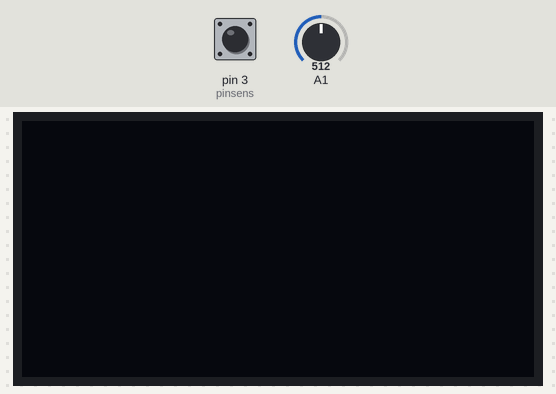
Bench run of a sketch on a simulated Arduino Uno, built with avr-gcc and run on an emulated ATmega328P. Shown: 128×64 one-colour display. The test bench sets the inputs (shaded band); at power-on: pin 3 (pinsens) HIGH, A1 = 512.

Above: at 1.2 s.
1.3 s: pin 3 (pinsens) pulsed LOW 5 times (0.12 s each, 0.3 s apart)
At 2.2 s:
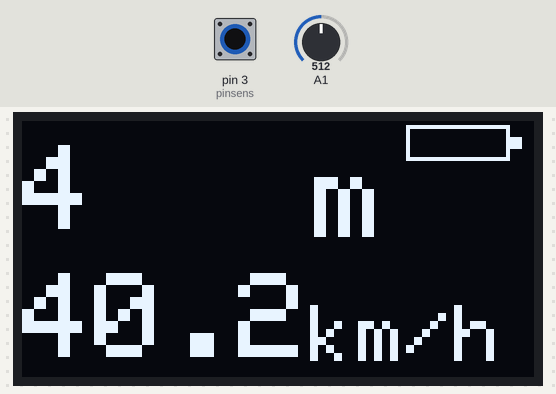
At 3.2 s:
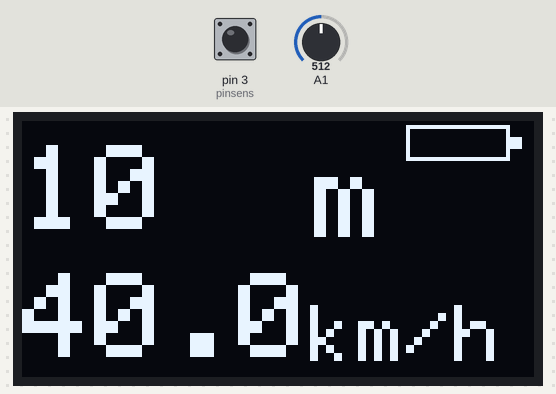
Timing chart, 0 to 4.7 s (numbered marks = the images above; inputs shaded):
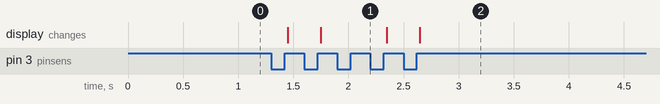

Measured:
- after the input at 1.3 s, the display: first changes after 0.15 s (image 1 shows a later state)

The sketch:

contachilometri_bicicletta.ino
```cpp
#include <SPI.h>
#include <Wire.h>
#include <Adafruit_GFX.h>
#include <Adafruit_SSD1306.h>
#include <SimpleTimer.h>

#define OLED_RESET 4
#define SCREEN_WIDTH 128 // OLED display width, in pixels
#define SCREEN_HEIGHT 64 // OLED display height, in pixels

// Declaration for an SSD1306 display connected to I2C (SDA, SCL pins)
Adafruit_SSD1306 display(SCREEN_WIDTH, SCREEN_HEIGHT, &Wire, OLED_RESET);

SimpleTimer show;

#define sens 0
#define pinsens 3 //pin del sensore

float difftemp;
float velms;
float velkmh;
int metri = 0;
float metri2;
float km;
float temp1;
float temp2;
int decimals = 0;
int decimalsVel = 1;
int circonferenzaruota = 2; //circonferenza della ruota della bici
int voltage = 4000;
String unit = "m";

void setup() {
  pinMode(pinsens, INPUT_PULLUP);
  display.begin(SSD1306_SWITCHCAPVCC, 0x3C); //Impostare l'indirizzo i2c annotato in precedenza
  display.clearDisplay(); //Pulisce il buffer da inviare al display
  display.setTextSize(3); //Imposta la grandezza del testo
  display.setTextColor(WHITE); //Imposta il colore del testo (Solo bianco)
  display.display();
  show.setInterval(500, showValues);
}

void loop() {
  show.run();
  if (digitalRead(pinsens) == HIGH) {
    metri = metri + circonferenzaruota;
    while (digitalRead(pinsens) == HIGH) {
      temp2 = (millis() / 1000.0);
    }
    if (temp2 > temp1) {
      difftemp = temp2 - temp1;
      velms = circonferenzaruota / difftemp;
      velkmh = velms * 3.6;
      temp1 = millis();
      if (velkmh > 99.9) decimalsVel = 0;
      else decimalsVel = 1;
    }
    if (digitalRead(pinsens) == LOW) {
      while (digitalRead(pinsens) == LOW) {
        temp1 = (millis() / 1000.0);
      }
    }
  }

  if (metri < 1000) {
    metri2 = metri;
    unit = " m";
    decimals = 0;
  }
  else {
    metri2 = metri / 1000.0;
    unit = " Km";
    decimals = 1;
    if (metri2 > 99.9) decimals = 0;
  }
}

void showValues() {
  //clearMod();
  display.clearDisplay();
  battery();
  display.setCursor(0, 6);
  display.print(metri2, decimals);
  display.setCursor(55, 8);
  display.print(unit);
  display.setCursor(0, 38);
  display.print(velkmh, decimalsVel);
  display.setCursor(60, 46);
  display.setTextSize(2); //Imposta la grandezza del testo
  display.println(" km/h");
  display.setTextSize(3); //Imposta la grandezza del testo
  display.display();
}

void clearMod() {
  display.fillRect(0, 0, 64, 60, BLACK);
}

void battery() {
  display.drawRect(96, 1, 26, 9, WHITE); //Disegna la batteria
  display.fillRect(122, 4, 3, 3, WHITE);
  voltage = mapf(analogRead(A1), 0, 1024, 0, 5) * 1000;
  display.fillRect(97, 2, 24, 7, BLACK);
  if (voltage > 3400 && voltage <= 3500) {
    display.fillRect(96, 1, 6, 9, WHITE);
  }

  else if (voltage > 3500 && voltage <= 3600) {
    display.fillRect(96, 1, 13, 9, WHITE);
  }

  else if (voltage > 3600 && voltage <= 3700) {
    display.fillRect(96, 1, 20, 9, WHITE);
  }

  else if (voltage > 3700) {
    display.fillRect(96, 1, 27, 9, WHITE);
  }
}

float mapf(long x, long in_min, long in_max, long out_min, long out_max)
{
  return (float)(x - in_min) * (out_max - out_min) / (float)(in_max - in_min) + out_min;
}
```
